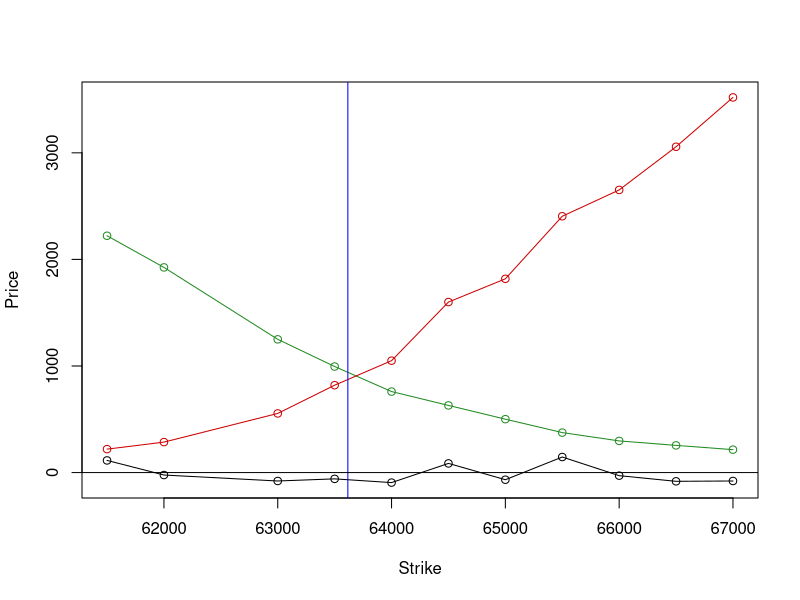

The R source for this figure:
# asset: SiU9, expires in 67 days, price: 63616, Trade date: 12.07.2019 0:00:00
asset = 63616
expiry = 1 / 252 * 67
callStrikes = c(61500,62000,63000,63500,64000,64500,65000,65500,66000,66500,67000,67500,68000,69000,70000,71000,72000,73000,75000)
callPrices = c(2222,1925,1250,995,760,630,501,375,297,255,215,153,130,105,70,50,45,32,26)
putStrikes = c(56000,59000,60000,61000,61500,62000,62500,62750,63000,63500,64000,64500,65000,65500,66000,66250,66500,67000)
putPrices = c(20,44,52,110,220,286,366,480,555,820,1050,1600,1818,2405,2652,2851,3057,3520)

Open = c(66808,66465,66360,65765,66080,65739,65702,65637,65312,65325,65396,65130,65068,65602,66078,66078,65795,65807,66797,66330,66500,66497,66162,66397,66604,66148,65660,65690,65829,65600,65511,65445,65808,65574,65444,65693,66225,66181,66329,66400,66218,66341,66078,65809,65617,65413,65450,65200,65090,64851,64660,63798,64080,63544,63626,63820,63850,63839,63642,64008,64179,64108,64481,64146,64365,63765,63448)
High = c(66938,66501,66417,66050,66150,65810,65850,65637,65535,65423,65418,65205,65630,66270,66155,66163,65912,66775,66808,66738,66502,66650,66601,66698,66631,66153,65810,66015,65900,65713,65562,66007,65982,65600,65793,66426,66259,66610,66625,66441,66305,66392,66134,65838,65707,65703,65482,65256,65241,64931,64710,64590,64130,63699,64020,63977,63932,64161,64106,64358,64199,64499,64631,64530,64572,63832,63767)
Low = c(66431,66085,65776,65658,65526,65587,65550,65205,65170,65246,65068,65000,64984,65602,65857,65671,65555,65756,66244,66219,66183,66053,66143,66215,66072,65630,65548,65611,65510,65435,65233,65433,65470,65400,65421,65674,65917,66059,66182,66075,65948,66005,65695,65551,65328,65389,65054,64974,64739,64634,63736,63676,63539,63263,63526,63684,63566,63480,63642,63905,63954,64051,64140,64102,63739,63433,63351)
Close = c(66466,66364,65780,66050,65705,65690,65641,65313,65316,65399,65152,65100,65565,66044,66043,65775,65789,66720,66317,66494,66467,66146,66435,66596,66140,65658,65628,65843,65599,65511,65393,65753,65644,65469,65683,66229,66140,66228,66311,66190,66286,66066,65787,65658,65433,65398,65200,65098,64858,64660,63800,64112,63565,63621,63848,63862,63839,63622,64039,64168,64110,64475,64144,64381,63763,63453,63616)
ohlc <- data.frame(Open, High, Low, Close)

###############################################################################

callIndexes = match(putStrikes, callStrikes)
callIndexes = callIndexes[!is.na(callIndexes)]

n = length(callIndexes)
diff = array(n)
cPrices = array(n)
pPrices = array(n)
strikes = array(n)
S = asset

for (i in 1:length(callIndexes))
{
  i_call = callIndexes[i]
  E_call = callStrikes[i_call]
  C = callPrices[i_call]
  i_put = match(c(E_call), putStrikes)
  E_put = putStrikes[i_put]
  P = putPrices[i_put]
  
  #s[i] - calls[i] + puts[i]
  cPrices[i] = callPrices[i_call]
  pPrices[i] = putPrices[i_put]
  strikes[i] = E_call
  #s[i] - calls[i] + puts[i]
  diff[i] = S - C + P - E_call
}

xrange = range(strikes)
yrange = range(pPrices, cPrices, diff)

plot(xrange, yrange, type = "n", xlab = "Strike", ylab = "Price")

#plot(diff, type = "o")
#points(cPrices, col = "red3", type = "o")
#points(pPrices)

points(strikes, cPrices, type = "o", col = "forestgreen")
points(strikes, pPrices, type = "o", col = "red3")
points(strikes, diff, type = "o")
abline(v=S, col="blue")
abline(h=0, col="black")